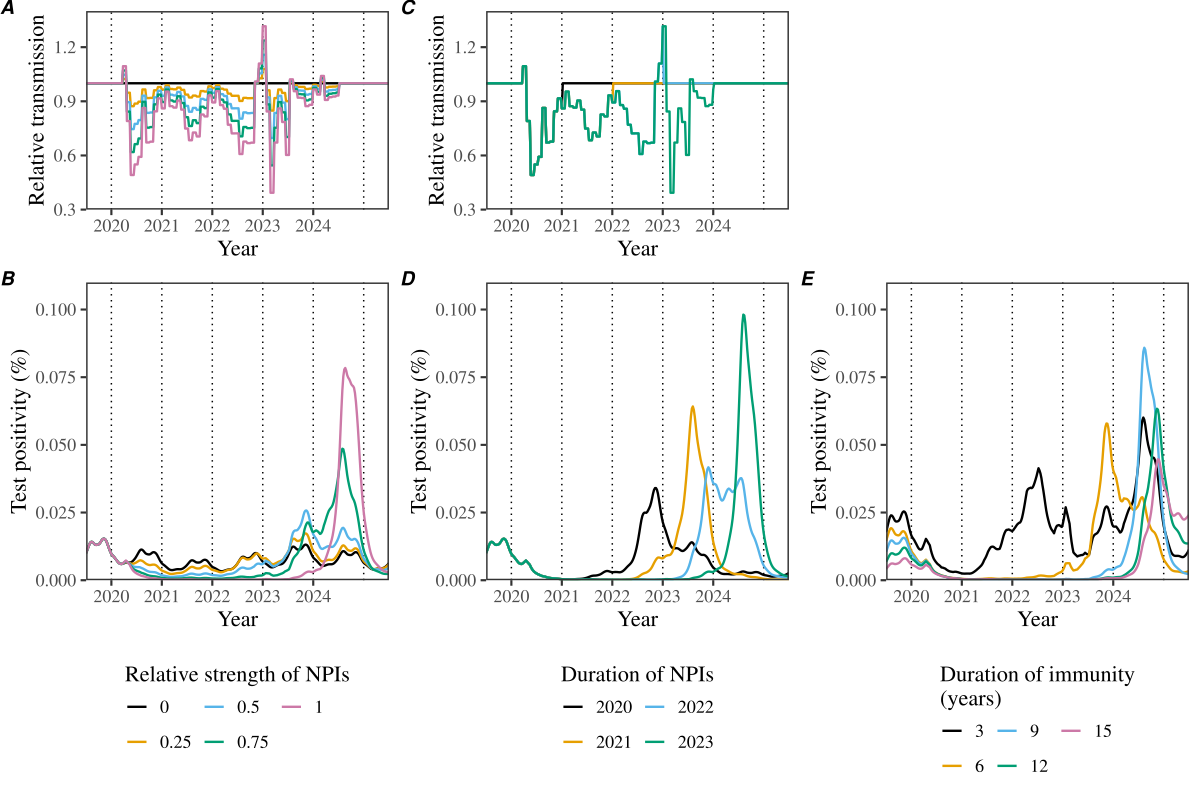

The R source for this figure:
library(tidyr)
library(dplyr)
library(lubridate)
library(ggplot2); theme_set(theme_bw(base_family="Times", base_size=16))
library(rstan)
library(egg)
source("../R/simulate_sirs.R")
source("../script/script_incidence.R")
load("../stanfit_sirs/stanfit_sirs_us_npi.rda")

ss <- summary(stanfit_sirs_us_npi)

npieff <- ss$summary[grepl("npieff\\[", rownames(ss$summary)),6]

N <- nrow(data_myco_gather)
Npred <- length(npieff)-N
week <- c(52, rep(1:52, 300)[1:(N+Npred-1)]) 

scalevec <- seq(0, 1, length.out=5)

scalelist <- vector('list', length(scalevec))

for (i in 1:length(scalevec)) {
	scale <- scalevec[i]
	
	npieff_scale <- 1 + (npieff-1) * scale
	
	npi1 <- data.frame(
		year=c(2014, rep(2015:2300, each=52)[1:(N+Npred-1)]),
		week=week,
		npieff=npieff_scale
	)
	
	out <- simulate_sirs(beta=ss$summary[grepl("beta\\[", rownames(ss$summary)),6],
											week=week,
											mu=1/52/80,
											delta=ss$summary[grepl("delta", rownames(ss$summary)),6],
											gamma=1/3,
											rho=ss$summary[grepl("rho", rownames(ss$summary)),6],
											npieff=npi1$npieff,
											pop=1,
											S0=ss$summary[grepl("S0", rownames(ss$summary)),6],
											I0=ss$summary[grepl("I0", rownames(ss$summary)),6],
											tmax=nrow(npi1)) %>%
		mutate(
			year=c(2014, rep(2015:2300, each=52)[1:(N+Npred-1)]),
			week=week,
			scale=scale,
			npieff=npieff_scale
		)
	
	scalelist[[i]] <- out
}

scaledata <- scalelist %>%
	bind_rows

durvec <- c(2020, 2021, 2022, 2023)

durlist <- vector('list', length(durvec))

for (i in 1:length(durvec)) {
	dur <- durvec[i]
	
	npi1 <- data.frame(
		year=c(2014, rep(2015:2300, each=52)[1:(N+Npred-1)]),
		week=week,
		npieff=npieff
	)
	
	npi1$npieff[npi1$year > dur] <- 1
	
	out <- simulate_sirs(beta=ss$summary[grepl("beta\\[", rownames(ss$summary)),6],
											week=week,
											mu=1/52/80,
											gamma=1/3,
											delta=ss$summary[grepl("delta", rownames(ss$summary)),6],
											rho=ss$summary[grepl("rho", rownames(ss$summary)),6],
											npieff=npi1$npieff,
											pop=1,
											S0=ss$summary[grepl("S0", rownames(ss$summary)),6],
											I0=ss$summary[grepl("I0", rownames(ss$summary)),6],
											tmax=nrow(npi1)) %>%
		mutate(
			year=c(2014, rep(2015:2300, each=52)[1:(N+Npred-1)]),
			week=week,
			dur=dur,
			npieff=npi1$npieff
		)
	
	durlist[[i]] <- out
}

durdata <- durlist %>%
	bind_rows

immunevec <- c(3, 6, 9, 12, 15)

immunelist <- vector('list', length(immunevec))

for (i in 1:length(immunevec)) {
	immune <- immunevec[i]
	
	npi1 <- data.frame(
		year=c(2014, rep(2015:2300, each=52)[1:(N+Npred-1)]),
		week=week,
		npieff=npieff
	)
	
	out <- simulate_sirs(beta=ss$summary[grepl("beta\\[", rownames(ss$summary)),6],
											 week=week,
											 mu=1/52/80,
											 gamma=1/3,
											 delta=1/immune/52,
											 rho=ss$summary[grepl("rho", rownames(ss$summary)),6],
											 npieff=npi1$npieff,
											 pop=1,
											 S0=ss$summary[grepl("S0", rownames(ss$summary)),6],
											 I0=ss$summary[grepl("I0", rownames(ss$summary)),6],
											 tmax=nrow(npi1)) %>%
		mutate(
			year=c(2014, rep(2015:2300, each=52)[1:(N+Npred-1)]),
			week=week,
			immune=immune,
			npieff=npi1$npieff
		)
	
	immunelist[[i]] <- out
}

immunedata <- immunelist %>%
	bind_rows

g1 <- ggplot(scaledata) +
	geom_vline(xintercept=2015:2025, lty=3) +
	geom_line(aes(year+week/52, npieff, col=as.factor(scale)), lwd=0.8) +
	scale_x_continuous("Year", expand=c(0, 0),
										 limits=c(2019.5, 2025.5),
										 breaks=2015:2024) +
	scale_y_continuous("Relative transmission", expand=c(0, 0), limits=c(0.3, 1.4)) +
	scale_color_manual("Relative strength of NPIs", values=c("#000000", "#E69F00", "#56B4E9", "#009E73", "#CC79A7")) +
	guides(color=guide_legend(nrow=2, title.position="top")) +
	theme(
		strip.background = element_blank(),
		panel.grid = element_blank(),
		panel.border = element_rect(linewidth=1),
		legend.position = "none"
	)

g2 <- ggplot(scaledata) +
	geom_vline(xintercept=2015:2025, lty=3) +
	geom_line(aes(year+week/52, Ifit, col=as.factor(scale)), lwd=0.8) +
	scale_x_continuous("Year", expand=c(0, 0),
										 limits=c(2019.5, 2025.5),
										 breaks=2015:2024) +
	scale_y_continuous("Test positivity (%)", expand=c(0, 0), limits=c(0, 0.11)) +
	scale_color_manual("Relative strength of NPIs", values=c("#000000", "#E69F00", "#56B4E9", "#009E73", "#CC79A7")) +
	guides(color=guide_legend(nrow=2, title.position="top")) +
	theme(
		strip.background = element_blank(),
		panel.grid = element_blank(),
		panel.border = element_rect(linewidth=1),
		legend.position = "bottom"
	)

g3 <- ggplot(durdata) +
	geom_vline(xintercept=2015:2025, lty=3) +
	geom_line(aes(year+week/52, npieff, col=as.factor(dur)), lwd=0.8) +
	scale_x_continuous("Year", expand=c(0, 0),
										 limits=c(2019.5, 2025.5),
										 breaks=2015:2024) +
	scale_y_continuous("Relative transmission", expand=c(0, 0), limits=c(0.3, 1.4)) +
	scale_color_manual("Duration of NPIs", values=c("#000000", "#E69F00", "#56B4E9", "#009E73", "#CC79A7")) +
	guides(color=guide_legend(nrow=2, title.position="top")) +
	theme(
		strip.background = element_blank(),
		panel.grid = element_blank(),
		panel.border = element_rect(linewidth=1),
		legend.position = "none"
	)

g4 <- ggplot(durdata) +
	geom_vline(xintercept=2015:2025, lty=3) +
	geom_line(aes(year+week/52, Ifit, col=as.factor(dur)), lwd=0.8) +
	scale_x_continuous("Year", expand=c(0, 0),
										 limits=c(2019.5, 2025.5),
										 breaks=2015:2024) +
	scale_y_continuous("Test positivity (%)", expand=c(0, 0), limits=c(0, 0.11)) +
	scale_color_manual("Duration of NPIs", values=c("#000000", "#E69F00", "#56B4E9", "#009E73", "#CC79A7")) +
	guides(color=guide_legend(nrow=2, title.position="top")) +
	theme(
		strip.background = element_blank(),
		panel.grid = element_blank(),
		panel.border = element_rect(linewidth=1),
		legend.position = "bottom"
	)

g5 <- ggplot() +
	theme(
		panel.border = element_blank()
	)
 
g6 <- ggplot(immunedata) +
	geom_vline(xintercept=2015:2025, lty=3) +
	geom_line(aes(year+week/52, Ifit, col=as.factor(immune)), lwd=0.8) +
	scale_x_continuous("Year", expand=c(0, 0),
										 limits=c(2019.5, 2025.5),
										 breaks=2015:2024) +
	scale_y_continuous("Test positivity (%)", expand=c(0, 0), limits=c(0, 0.11)) +
	scale_color_manual("Duration of immunity\n(years)", values=c("#000000", "#E69F00", "#56B4E9", "#009E73", "#CC79A7")) +
	guides(color=guide_legend(nrow=2, title.position="top")) +
	theme(
		strip.background = element_blank(),
		panel.grid = element_blank(),
		panel.border = element_rect(linewidth=1),
		legend.position = "bottom",
	)

gcomb <- ggarrange(g1, g3, g5, g2, g4, g6, heights = c(1, 1.5),
									 labels=c("A", "C", "", "B", "D", "E"))

ggsave("figure3.pdf", gcomb, width=12, height=8)
